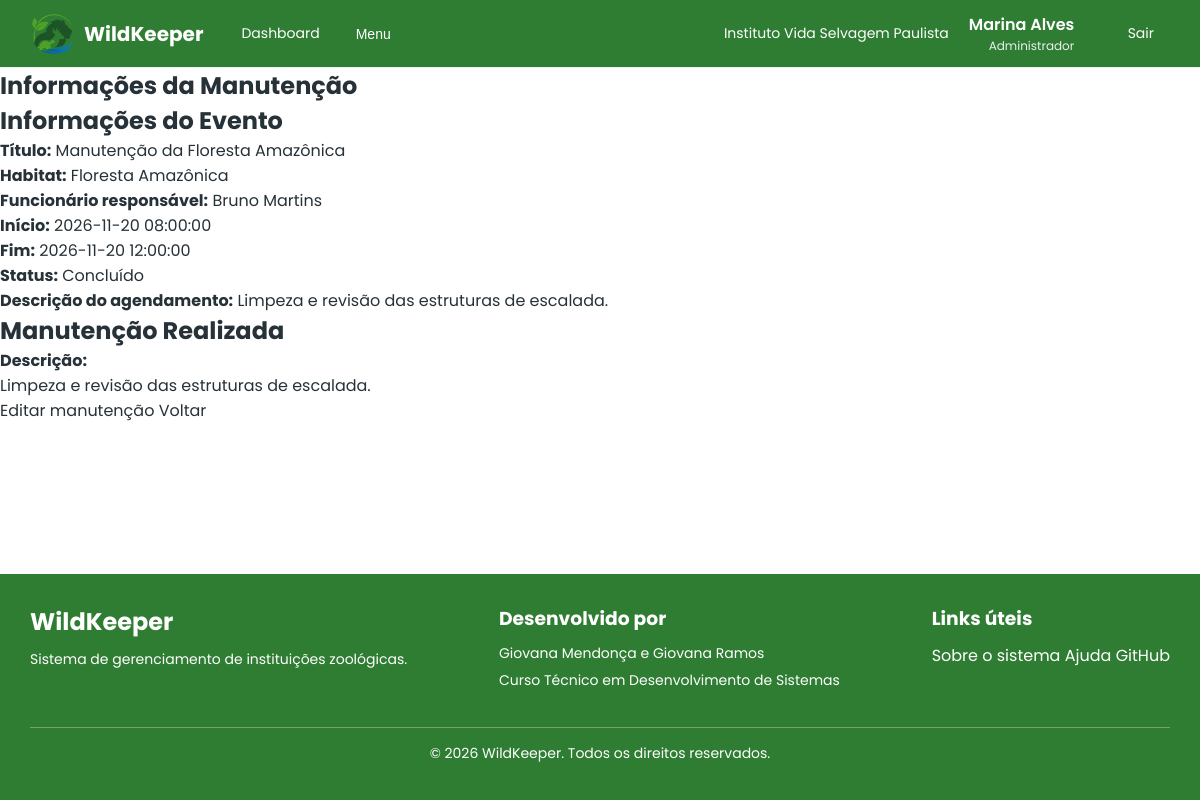
/src/manutencoes/mostrar_manutencao.php?id=2 (signed in), run on the app's committed database.
### tables this page shows
CREATE TABLE

    IF NOT EXISTS manutencao_habitats (

        id INT PRIMARY KEY AUTO_INCREMENT,

        descricao TEXT NOT NULL,

        evento_id INT NOT NULL UNIQUE,

        FOREIGN KEY (evento_id) REFERENCES eventos (id),

        created_at TIMESTAMP DEFAULT CURRENT_TIMESTAMP,

        updated_at TIMESTAMP DEFAULT CURRENT_TIMESTAMP ON UPDATE CURRENT_TIMESTAMP

    );

CREATE TABLE

    IF NOT EXISTS eventos (

        id INT PRIMARY KEY AUTO_INCREMENT,

        titulo VARCHAR(255) NOT NULL,

        descricao TEXT,

        tipo ENUM (

            'Consulta',

            'Vacinação',
'Manutenção',

            'Transferência',

            'Outro'

        ) NOT NULL,

        data_inicio DATETIME NOT NULL,

        data_fim DATETIME NOT NULL,

        animal_id INT DEFAULT NULL,

        habitat_id INT DEFAULT NULL,

        funcionario_id INT NOT NULL,

        status ENUM (

            'Agendado',

            'Em andamento',

            'Concluído',

            'Cancelado'

        ) NOT NULL DEFAULT 'Agendado',

        instituicao_id INT NOT NULL,

        FOREIGN KEY (animal_id) REFERENCES animais (id),

        FOREIGN KEY (habitat_id) REFERENCES habitats (id),

        FOREIGN KEY (funcionario_id) REFERENCES users (id),

        FOREIGN KEY (instituicao_id) REFERENCES instituicoes (id),
        CONSTRAINT chk_eventos_associacoes CHECK (
            (tipo IN ('Consulta', 'Vacinação') AND animal_id IS NOT NULL)
            OR (tipo = 'Manutenção' AND habitat_id IS NOT NULL)
            OR (tipo = 'Transferência' AND animal_id IS NOT NULL AND habitat_id IS NOT NULL)
            OR (tipo = 'Outro')
        ),

        created_at TIMESTAMP DEFAULT CURRENT_TIMESTAMP,

        updated_at TIMESTAMP DEFAULT CURRENT_TIMESTAMP ON UPDATE CURRENT_TIMESTAMP

    );

CREATE TABLE

    IF NOT EXISTS habitats (

        id INT PRIMARY KEY AUTO_INCREMENT,

        nome VARCHAR(50) NOT NULL,

        descricao TEXT NOT NULL,

        bioma VARCHAR(50) NOT NULL,

        temperatura DECIMAL(5, 2) NOT NULL,  

        umidade DECIMAL(5, 2) NOT NULL,  

        capacidade INT NOT NULL,  

        status ENUM ('Ativo', 'Em manutenção', 'Interditado') DEFAULT 'Ativo',

        instituicao_id INT NOT NULL,

        FOREIGN KEY (instituicao_id) REFERENCES instituicoes (id),

        created_at TIMESTAMP DEFAULT CURRENT_TIMESTAMP,

        updated_at TIMESTAMP DEFAULT CURRENT_TIMESTAMP ON UPDATE CURRENT_TIMESTAMP

    );

CREATE TABLE

    IF NOT EXISTS users (

        id INT PRIMARY KEY AUTO_INCREMENT,

        nome VARCHAR(100) NOT NULL,

        cpf VARCHAR(14) NOT NULL UNIQUE,

        data_nascimento DATE NOT NULL,

        genero ENUM (

            'Masculino',

            'Feminino',

            'Não-binário',

            'Outro',

            'Prefiro não informar'

        ) NOT NULL,

        telefone VARCHAR(20) NOT NULL UNIQUE,

        email VARCHAR(100) NOT NULL UNIQUE,

        senha_hash VARCHAR(255) NOT NULL,

        cargo_id INT NOT NULL,

        status ENUM ('Ativo', 'Férias', 'Afastado', 'Desligado') DEFAULT 'Ativo',

        instituicao_id INT NOT NULL,

        FOREIGN KEY (cargo_id) REFERENCES cargos (id),

        FOREIGN KEY (instituicao_id) REFERENCES instituicoes (id),

        created_at TIMESTAMP DEFAULT CURRENT_TIMESTAMP,

        updated_at TIMESTAMP DEFAULT CURRENT_TIMESTAMP ON UPDATE CURRENT_TIMESTAMP

    );

### src/manutencoes/mostrar_manutencao.php (the view, shortened to what this page needs)
<?php
include "../includes/autenticacao.php";
$instituicao_id = $_SESSION['instituicao_id'];
$id = trim($_GET['id'] ?? '');
$sql = "SELECT
    manutencao_habitats.id AS manutencao_id,
    manutencao_habitats.descricao AS manutencao_descricao,
    manutencao_habitats.created_at AS manutencao_created_at,
    manutencao_habitats.updated_at AS manutencao_updated_at,
    eventos.id AS evento_id,
    eventos.titulo,
    eventos.descricao AS evento_descricao,
    eventos.data_inicio,
    eventos.data_fim,
    eventos.status,
    habitats.id AS habitat_id,
    habitats.nome AS habitat_nome,
    users.id AS funcionario_id,
    users.nome AS funcionario_nome
FROM manutencao_habitats
INNER JOIN eventos
    ON manutencao_habitats.evento_id = eventos.id
INNER JOIN habitats
    ON eventos.habitat_id = habitats.id
INNER JOIN users
    ON eventos.funcionario_id = users.id
WHERE manutencao_habitats.id = ?
AND eventos.tipo = 'Manutenção'
AND eventos.instituicao_id = ?";
$stmt = $conexao->prepare($sql);
$stmt->bind_param("ii", $id, $instituicao_id);
$stmt->execute();
$result = $stmt->get_result();
$manutencao = $result->fetch_assoc();
?>
<!DOCTYPE html>
<html lang="pt-br">
<head>
    <link rel="stylesheet" href="../../assets/css/reset.css">
    <link rel="stylesheet" href="../../assets/css/dashboard_global.css">
</head>
<body>
    <?php include "../includes/dashboard-header.php" ?>
    <main>
        <section>
            <h1>Informações da Manutenção</h1>
            <article>
                <h2>Informações do Evento</h2>
                <p>
                    <strong>Título:</strong>
                    <?= htmlspecialchars($manutencao['titulo']) ?>
                </p>
                <p>
                    <strong>Habitat:</strong>
                    <?= htmlspecialchars($manutencao['habitat_nome']) ?>
                </p>
                <p>
                    <strong>Funcionário responsável:</strong>
                    <?= htmlspecialchars($manutencao['funcionario_nome']) ?>
                </p>
                <p>
                    <strong>Início:</strong>
                    <?= htmlspecialchars($manutencao['data_inicio']) ?>
                </p>
                <p>
                    <strong>Fim:</strong>
                    <?= htmlspecialchars($manutencao['data_fim']) ?>
                </p>
                <p>
                    <strong>Status:</strong>
                    <?= htmlspecialchars($manutencao['status']) ?>
                </p>
                <?php if (!empty($manutencao['evento_descricao'])): ?>
                    <p>
                        <strong>Descrição do agendamento:</strong>
                        <?= nl2br(htmlspecialchars($manutencao['evento_descricao'])) ?>
                    </p>
                <?php endif; ?>
            </article>
            <article>
                <h2>Manutenção Realizada</h2>
                <p>
                    <strong>Descrição:</strong>
                </p>
                <p>
                    <?= nl2br(htmlspecialchars($manutencao['manutencao_descricao'])) ?>
                </p>
            </article>
            <div>
                <a href="editar_manutencao.php?id=<?= $manutencao['manutencao_id'] ?>">
                    Editar manutenção
                </a>
                <a href="index.php">
                    Voltar
                </a>
            </div>
        </section>
    </main>
    <?php include "../includes/dashboard-footer.php" ?>
</body>
</html>

### data on the page
manutencao_habitats: evento.titulo "Manutenção da Floresta Amazônica", habitats.nome "Floresta Amazônica", users.nome "Bruno Martins", evento.data_inicio "2026-11-20 08:00:00", evento.data_fim "2026-11-20 12:00:00", evento.status "Concluído", evento.descricao "Limpeza e revisão das estruturas de escalada.", descricao "Limpeza e revisão das estruturas de escalada."

### other printed values
$_SESSION['instituicao_nome'] "Instituto Vida Selvagem Paulista"
$_SESSION['nome'] "Marina Alves"
$_SESSION['cargo_nome'] "Administrador"
